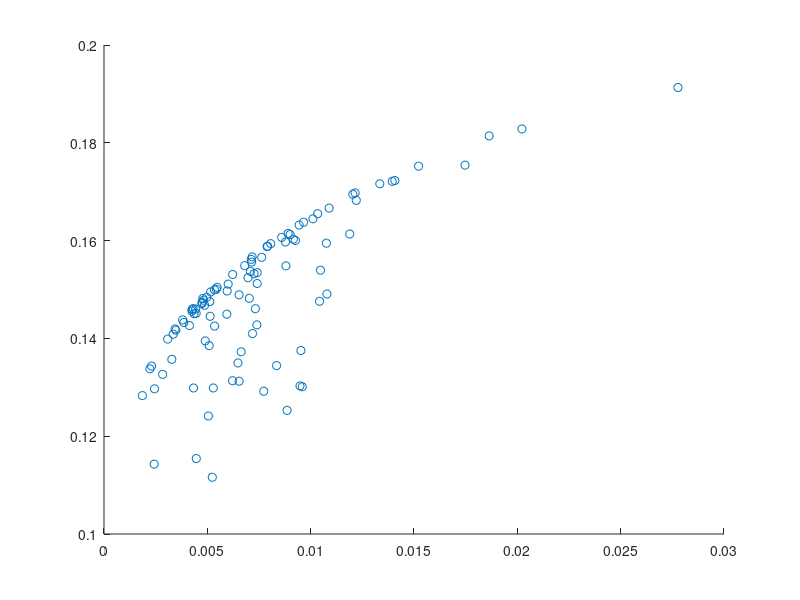

Reproduce this figure in MATLAB.
portfolios = zeros(100,3);
expectedvalues = zeros(100,1);
variances = zeros(100,1);

m = [0.10;0.20;0.15];

C = [0.005, -0.010, 0.004; -0.010, 0.040, -0.002; 0.004, -0.002, 0.023];

for n = 1:100
    nums = rand(3,1);
    factor = 1/(nums(1) + nums(2) + nums(3));
    nums(1) = (nums(1)*factor);
    nums(2) = (nums(2)*factor);
    nums(3) = (nums(3)*factor);
    portfolios(n,:) = nums;
    
    e = transpose(nums) * m;
    v = transpose(nums) * C * nums; 
    
    variances(n,:) = v;
    expectedvalues(n,:) = e;
end

figure
scatter(variances,expectedvalues);